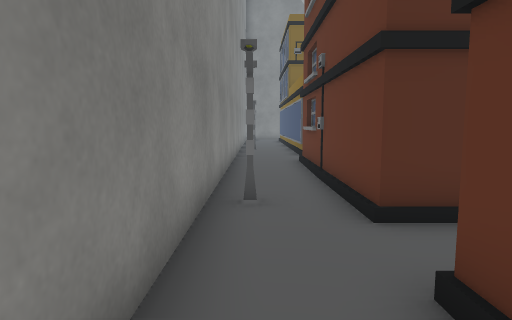
View 1 (above)

24 first-person views from a walk through a Unity game level. The camera is 1.2 m above the floor, tilts 6° down and sees 75° across. The floor is counted in squares, 1 m on a side. Each view is taken from the middle of a square. On the plan, view 1 faces up. The plan holds only what a view shows up to about 14 squares ahead; the rest is blank. The place goes on beyond the plan. The player is left out. Some animated figures are left out. Some surface patterns are stand-ins.

View 2
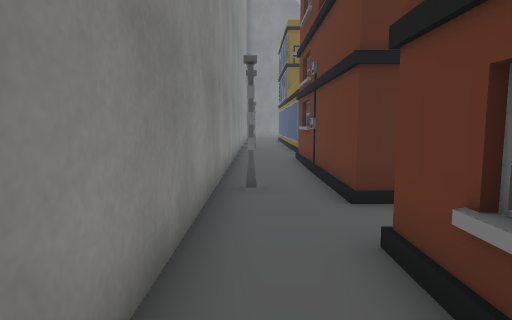

View 3
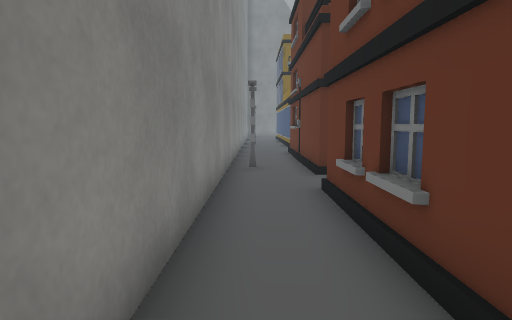

View 4
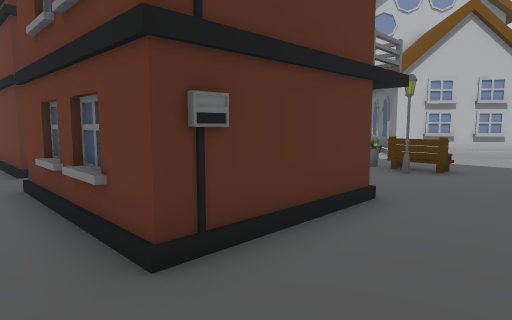

View 5
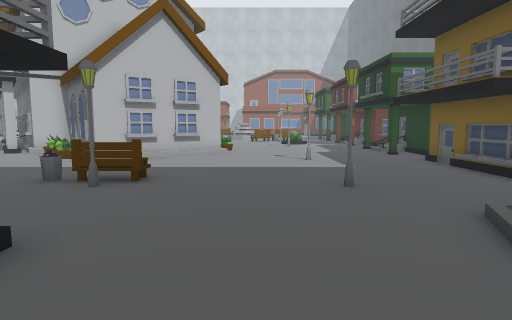

View 6
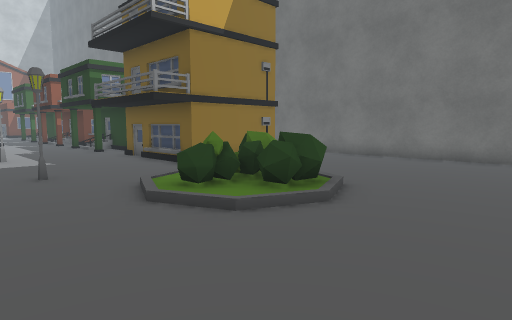

View 7
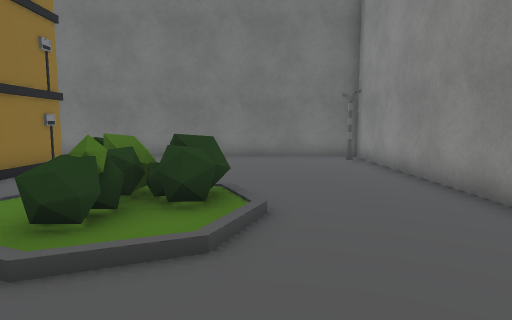

View 8
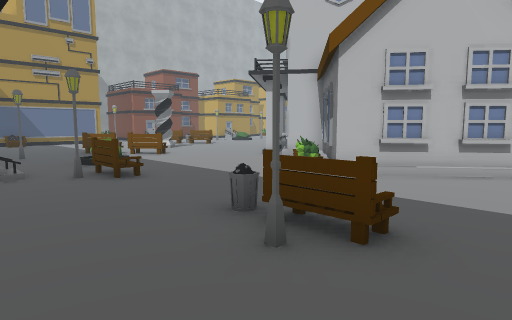

View 9
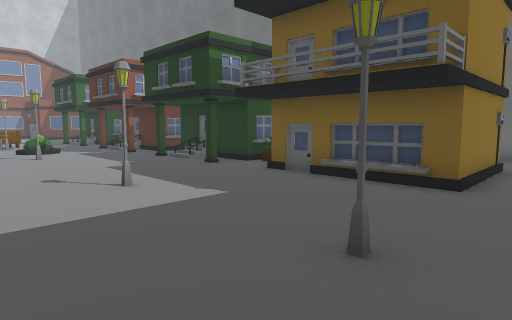

View 10
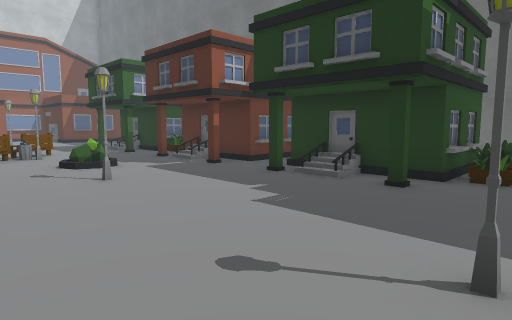

View 11
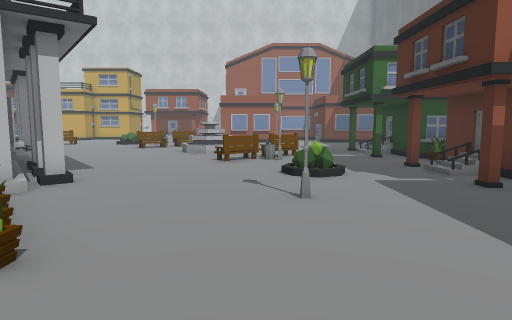

View 12
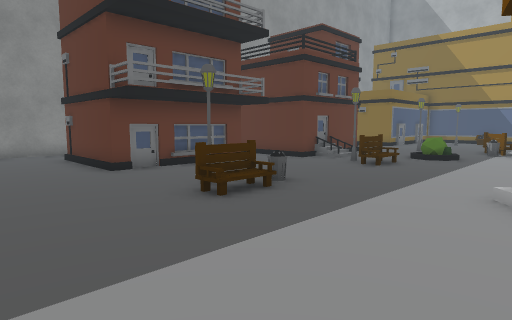

View 13
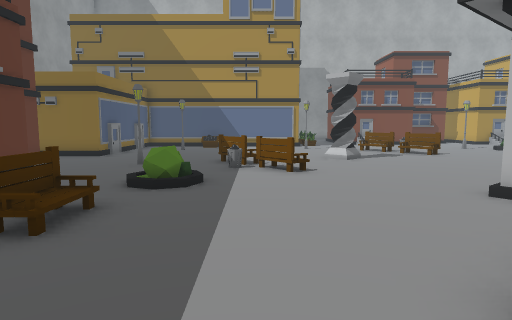

View 14
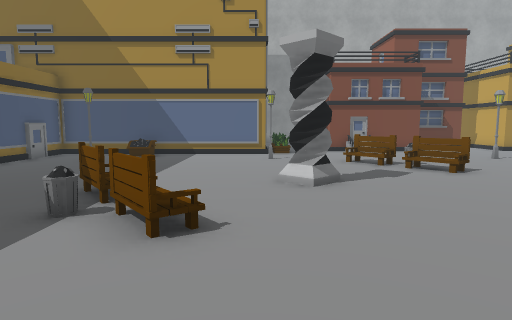

View 15
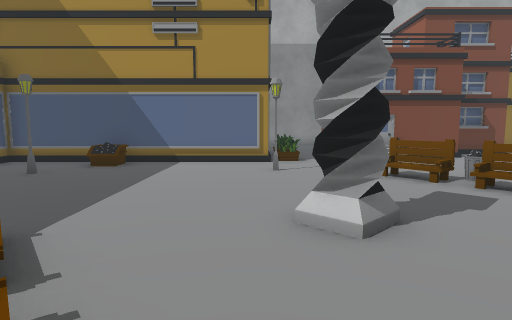

View 16
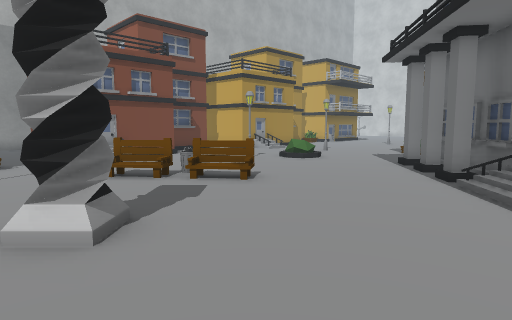

View 17
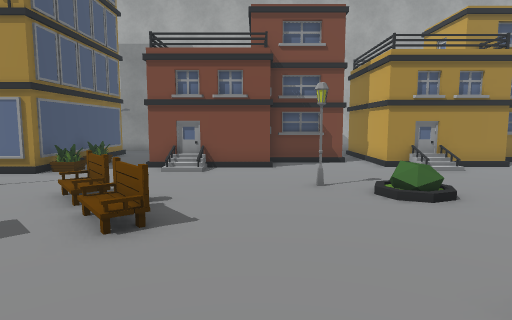

View 18
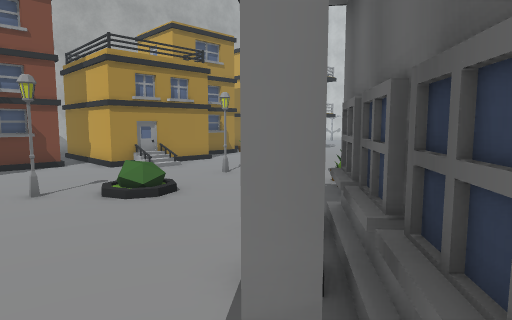

View 19
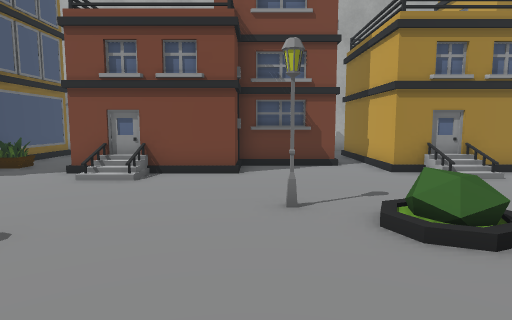

View 20
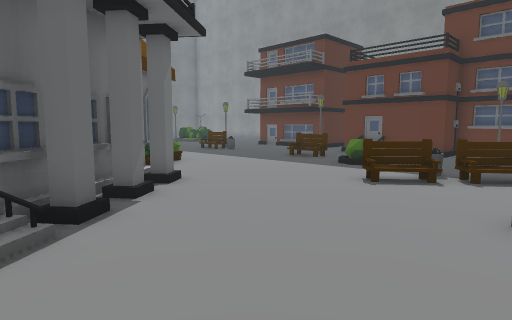

View 21
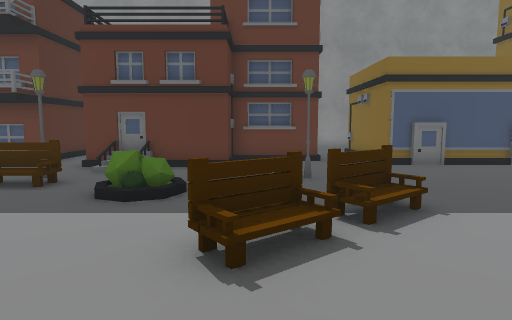

View 22
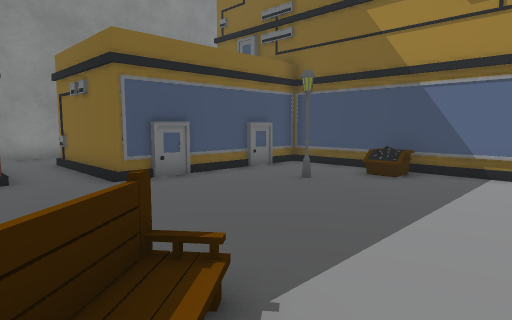

View 23
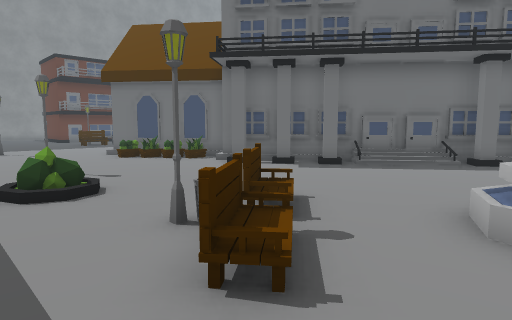

View 24
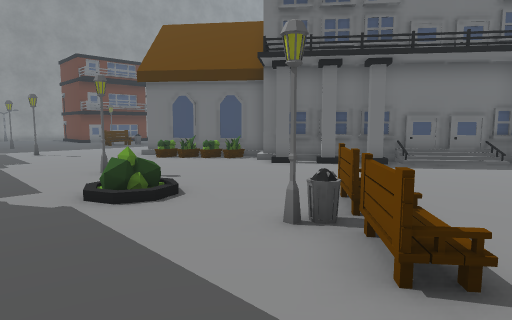

### Floor plan
Key: @ floor where view 1 was taken; # wall or solid block; . main floor; : floor 0.25 m higher than the main floor; / step, stairs or slope; = window, fence, low wall or low ledge; O other object.
Columns run from 1 left of view 1 to 30 right of it. Each row starts with its distance up from view 1.
 22                #..    #OO#.#
 21                #O.    #....#####
 20                #...OOO#....O ..
 19        #########O..............
 18        #...=...................
 17        O........O.......O....O
 16        #.O........O#...../:...
 15        #...........##..../...
 14 #..#   O............O.........
 13 #..#####.....................O
 12 #...............O........##..
 11 #..# ##.....O...........###
 10 #..###O..O...O.........###
  9 #..O #O......OO......//##
  8 #..# ###............/
  7 #..#   #...O.......##
  6 #..#   # ........####
  5 #O.#   #/.O......###
  4 #..#####.OO.......#          ##
  3 #...............O##        ###
  2 #.OOOOO........O##        ##/.
  1 #.O   O........##        ##/...
  0 #@O   O........#       ###.....
 -1 #.O   O...O....##  ######......
 -2 #.OOOOO..OO.....####OO.#.......
 -3 #................##O........../
 -4 #..................O........../
 -5  . ........................O.../
 -6   ..........................O...
 -7  ........O....O......O..O/.OOO..
 -8  ..../O/................//.....
 -9  .../OO./..................... .
-10 #.../OOO/......................
-11 #..../O ..OOOOO..///O...OOO.. OO
-12 #......  .O    .O####.#####O###
-13 #......  .O     O     O     O
-14 #....... .O     O     O
-15 #.........O     O
-16 #O....... .
-17 #........ .
-18 ############    ##

Where each view was taken, in squares from view 1:
view 1: 0 up, 0 right, facing up
view 2: 1 down, 0 right, facing up
view 3: 4 down, 0 right, facing up
view 4: 5 down, 0 right, facing up-right
view 5: 5 down, 2 right, facing right
view 6: 5 down, 0 right, facing down-right
view 7: 5 down, 3 right, facing down
view 8: 4 down, 6 right, facing up-right
view 9: 4 down, 7 right, facing down-right
view 10: 4 down, 13 right, facing down-right
view 11: 6 down, 15 right, facing right
view 12: 6 down, 14 right, facing up-left
view 13: 0 up, 12 right, facing up
view 14: 5 up, 14 right, facing up
view 15: 8 up, 14 right, facing up
view 16: 8 up, 14 right, facing up-right
view 17: 9 up, 21 right, facing up
view 18: 9 up, 21 right, facing up-right
view 19: 12 up, 22 right, facing up
view 20: 12 up, 20 right, facing down-left
view 21: 9 up, 16 right, facing left
view 22: 10 up, 13 right, facing up-left
view 23: 9 down, 30 right, facing up-left
view 24: 10 down, 29 right, facing up-left
